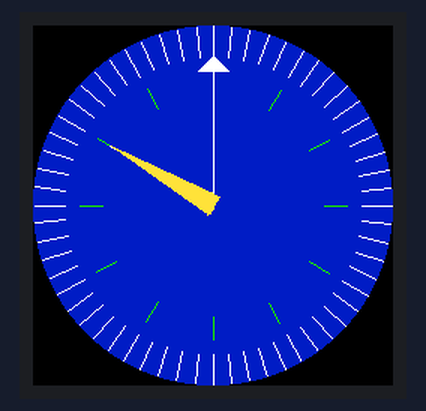
This program was run on a simulated Raspberry Pi Pico running MicroPython. Parts: 240×240 colour display. Library files of the repository ran but are not shown: LCD_1inch28.py; what the program prints to the serial console is not drawn.

Above: at 0.27 s.
At 2.97 s:
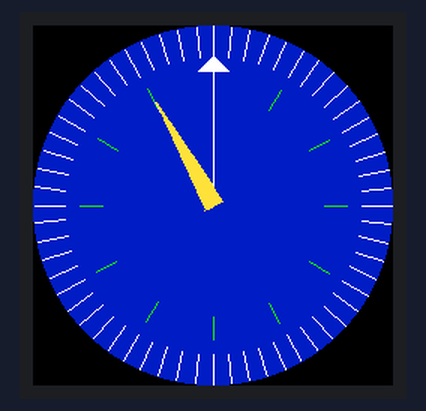
At 5.66 s:
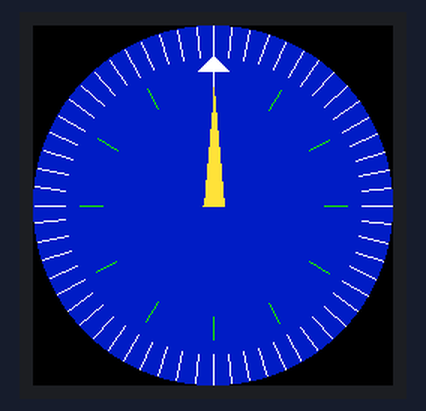
At 11.09 s:
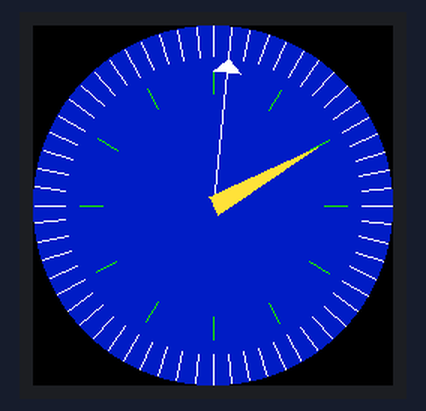
At 16.52 s:
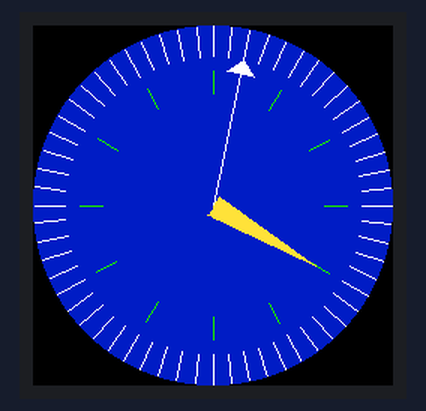
At 21.95 s:
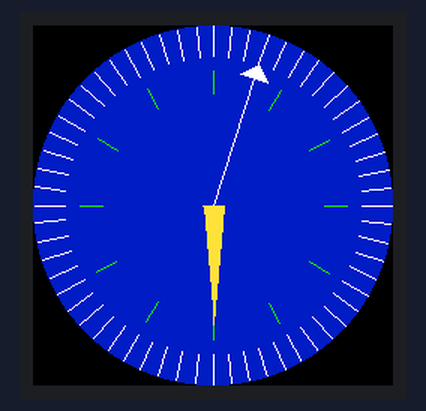

The program:

07-draw-minute-second-markers.py
```python
from utime import localtime, sleep
from LCD_1inch28 import LCD_1inch28
from array import array
import math
TWO_PI = 3.145175*2

LCD = LCD_1inch28()

WIDTH = 240
HEIGHT = 240
CENTER = 120
NO_FILL = 0 # just the border is drawn
FILL = 1 # all pixels within the polygon are drawn
green = 0x001f
yellow = 0b0000011111111111

def drawTriangle(x, y, size, seconds):
    radians = (seconds/60)*TWO_PI
    # calculate the offsets
    xo = int(math.cos(radians)*size)
    yo = int(math.sin(radians)*size)
    # build the array - use B if we have under 255 and h if over 255
    arr = array('B', [x-xo,y-yo,  x+yo,y-xo,  x+xo,y+yo])
    LCD.poly(0,0, arr, LCD.white, FILL)

def drawMinuteHand(minute, width, length):
    radians = (minute/12)*TWO_PI
    # calculate the offsets
    x1 = int(math.cos(-radians)*width)
    y1 = int(math.sin(-radians)*width)
    x2 = int(math.sin(radians)*length)
    y2 = -int(math.cos(radians)*length)
    print(x1, y1, x2, y2)
    LCD.line(CENTER, CENTER, CENTER+x2, CENTER+y2, LCD.white)
    # build the array - use B if we have under 255 and h if over 255
    arr = array('h', [x1,-y1,  x2,y2,  -x1,y1])
    print('min arr:', arr)
    LCD.poly(CENTER, CENTER, arr, yellow, FILL)

def drawHourHand(hours, width, length):
    radians = (hours/12)*TWO_PI
    # calculate the offsets
    x = int(math.cos(radians)*50)
    y = int(math.sin(radians)*50)
    # build the array - use B if we have under 255 and h if over 255
    w = width
    l = length
    arr = array('B', [-x, 0,   0, -y,   x, 0])
    # print(arr)
    LCD.poly(CENTER,CENTER, arr, LCD.white, FILL)

def drawSecondHand(seconds, length, triange_size):
    radians = (seconds/60)*TWO_PI
    x = int(math.sin(radians)*length)
    y = -int(math.cos(radians)*length)
    LCD.line(CENTER, CENTER, CENTER+x, CENTER+y, LCD.white)
    drawTriangle(CENTER+x, CENTER+y, triange_size, seconds)

# draw the 60 minute markers
MIN_MARKER_START = 100
MIN_MARKER_END = 120

c=CENTER
def draw_minute_ticks():
    for i in range(0,60):
        radians = (i/60)*TWO_PI
        x1 = int(math.sin(radians)*MIN_MARKER_START)
        y1 = -int(math.cos(radians)*MIN_MARKER_START)
        x2 = int(math.sin(radians)*MIN_MARKER_END)
        y2 = -int(math.cos(radians)*MIN_MARKER_END)
        LCD.line(c+x1, c+y1, c+x2, c+y2, LCD.white)
        # print(c+x1, c+y1, c+x2, c+y2)


# draw the hour markers
HOUR_MARKER_START = 75
HOUR_MARKER_END = 90
def draw_hour_ticks():
    for i in range(0,12):
        radians = (i/12)*TWO_PI
        x1 = int(math.sin(radians)*HOUR_MARKER_START)
        y1 = -int(math.cos(radians)*HOUR_MARKER_START)
        x2 = int(math.sin(radians)*HOUR_MARKER_END)
        y2 = -int(math.cos(radians)*HOUR_MARKER_END)
        LCD.line(c+x1, c+y1, c+x2, c+y2, LCD.green)

# main event loop

# main code

TRIANGLE_SIZE = 10
SECOND_HAND_LENGTH = 90
MINUTE_HAND_WIDTH = 8
MINUTE_HAND_LENGTH = 80
hours = 8
minutes = 10
seconds = 20

seconds = 0
while True:
    LCD.fill(LCD.blue)
    draw_minute_ticks()
    draw_hour_ticks()
    drawSecondHand(seconds, SECOND_HAND_LENGTH, TRIANGLE_SIZE)
    drawMinuteHand(minutes, MINUTE_HAND_WIDTH, MINUTE_HAND_LENGTH)
    # drawHourHand(hours, 10, 50)
    # send buffer to the display
    LCD.show()
    seconds += 1
    if seconds > 59:
        seconds = 0
        minutes += 1
        print('min:', minutes)
        if minutes > 59:
            minutes = 0
    sleep(.01)
```
